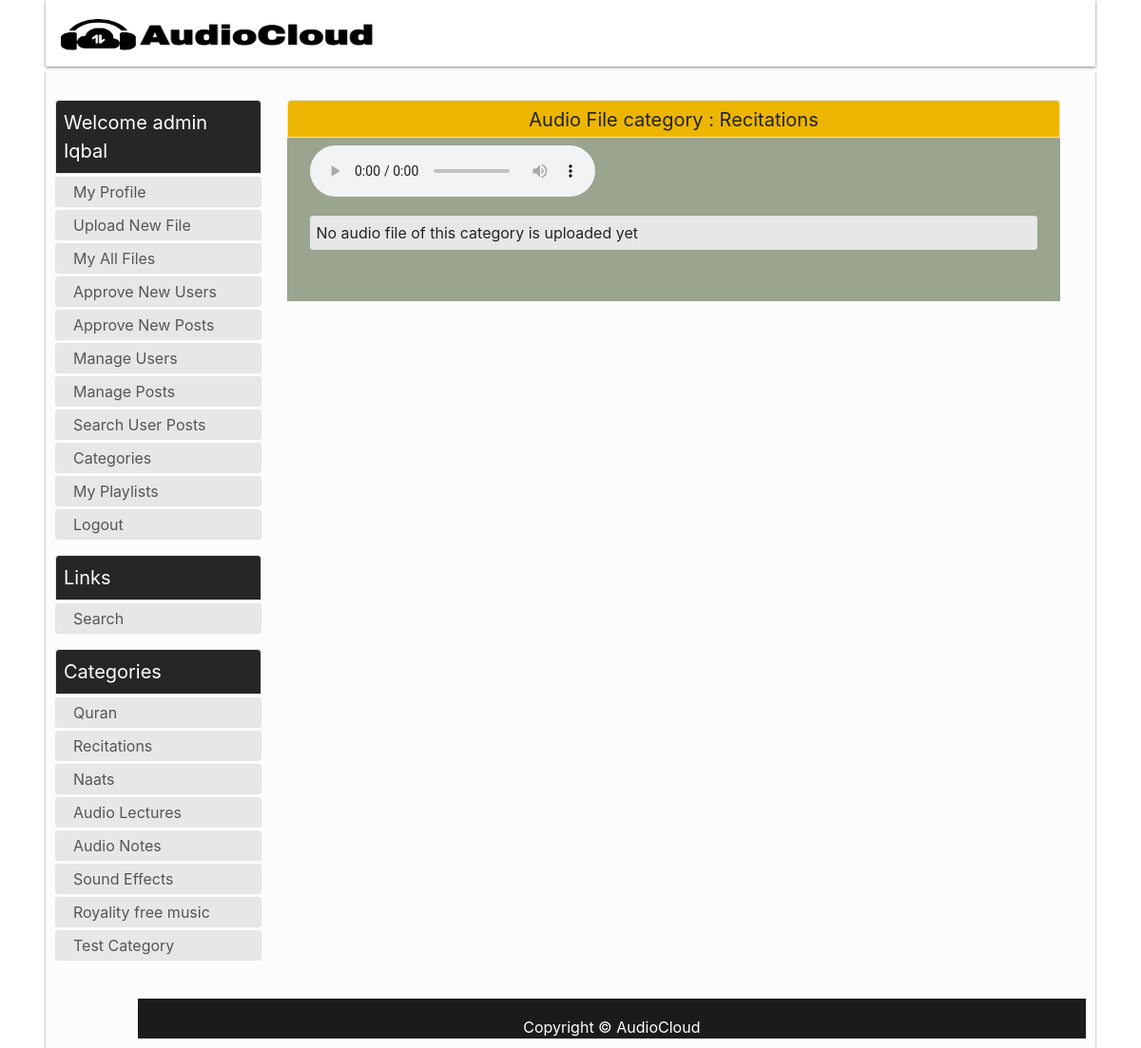
Screenshot of /AudioCloud/?search=Recitations (signed in) with the database file from the repository.
### tables this page shows
CREATE TABLE IF NOT EXISTS `audiocategories` (
  `id` int(20) NOT NULL AUTO_INCREMENT,
  `name` varchar(100) NOT NULL,
  `addedBy` varchar(200) DEFAULT NULL,
  `datetime` timestamp NOT NULL DEFAULT CURRENT_TIMESTAMP,
  PRIMARY KEY (`id`),
  UNIQUE KEY `id` (`id`),
  UNIQUE KEY `name` (`name`)
);

### AudioCloud/redirect.php (called while the page is built, shortened)
<?php
include 'html_Generator.php';
include 'html_Search.php';
class Redirect {
	var $html_gen;
	public function __construct( ){
		$this->html_gen = new HTML_Generator();
		$this->html_user = new HTML_User();
	 }
	public function Go_to_Search_Results($variable_Value){
		$this->html_gen->GiveMe_headerSection();
		$this->html_gen->GiveMe_aside();
		$this->html_gen->GiveMe_footerSection();
	}
}
?>

### AudioCloud/DB_Class.php (called while the page is built, shortened)
<?php
class DB_Class{
	public $host = "localhost";
	public $user = "root";
	public $pass = "";
	public $db = "audiocloud";
	protected $conn ;
	public function __construct( ){
		$this->conn = new mysqli($this->host, $this->user, $this->pass, $this->db);
	}
    public function Get_Categories()
    {
      $sql = "SELECT * FROM audiocategories";
      $result=mysqli_query($this->conn, $sql);
      if(!empty($result)){
        return ($result);
      }else{
        return null;
      }
    }
}
?>

### AudioCloud/html_User.php (the view, shortened to what this page needs)
<?php
class HTML_User {
	public function __construct()
	{
		$this->db_Obj = new DB_Class();
		if(isset($_SESSION['userid']))
		{
			$this->category = $this->db_Obj->Get_Categories();
		}
	}
}
?>

### AudioCloud/html_User.php (the view, shortened to what this page needs)
<?php
class HTML_User {
	public function __construct()
	{
		$this->db_Obj = new DB_Class();
		if(isset($_SESSION['userid']))
		{
			$this->category = $this->db_Obj->Get_Categories();
		}
	}
}
?>

### AudioCloud/html_Generator.php (shortened to what this page needs)
<?php
include 'DB_Class.php';
class HTML_Generator {
	public $baseurl;
	public $headSection;
	public $footer;
	public $db_Obj;
	public function __construct()
	{
		$this->db_Obj = new DB_Class();
		$this->baseurl = "http://" . $_SERVER['HTTP_HOST'] . rtrim(dirname($_SERVER['PHP_SELF']), '/\\') . "/";
		$this->headSection = '<!DOCTYPE html>
		<html lang="en" nighteye="active" style="background-image: none !important;" ne="0.32044710471749926">
		<head>
		<link href="style.css" rel="stylesheet" type="text/css">
		<link rel="stylesheet" href="bootstrap.css" type="text/css">
		<script type="text/javascript" src="jquery.js"></script>
		<title>AudioCloud Project</title>
		</head>
		<body>
		<header>
		<nav class="navbar">
		<div class="main_search row" style="margin-left:50%;">
		<span class="">  </span>
		</div>
		<div class="nav_brand align-content-center"><div id="logo"><a href="'. $this->baseurl .'?val=home"> <img  class="align-self-center" src="logoPNG.png" width="350" height="61" > </a></div>
		</div>
		</nav>
		</header> <div class="main_wrapper"><div id="content">';
		$this->footer = '
		<div class="modal" id="exampleModalCentered" tabindex="-1" role="dialog" aria-labelledby="exampleModalCenteredLabel" aria-hidden="true">
		<div class="modal-dialog modal-dialog-centered" role="document">
		<div class="modal-content">
		<div class="modal-header">
		<h5 class="modal-title" id="exampleModalCenteredLabel">Modal title</h5>
		<button type="button" class="close" data-dismiss="modal" aria-label="Close">
		<span aria-hidden="true">&times;</span>
		</button>
		</div>
		<div class="modal-body" id="modal-body" >
		<span class="w-100" id="abcc"> </span>
		<br>
		<div  id="modaltable">
		</div>
		</div>
		<div class="modal-footer">
		<button type="button" class="btn btn-secondary" data-dismiss="modal">Close</button>
		</div>
		</div>
		</div>
		</div> ';
		$this->footer .= '<script type="text/javascript" src="JS_form.js"></script> </div> <footer>Copyright © AudioCloud </footer> </div> </body></html>';
	}
	public function GiveMe_headerSection()
	{
		echo $this->headSection;
	}
	public function GiveMe_footerSection()
	{
		echo $this->footer;
	}
	public function GiveMe_aside ($user = false, $admin = false)
	{
		echo '<aside>';
		if(isset($_SESSION["log"]) && isset($_SESSION["usertype"]) )
		{
			if($_SESSION["log"])
			{
				if(isset($_SESSION["fullname"]) && isset($_SESSION["usertype"])){
					echo '<div class="box-head"> Welcome '. $_SESSION["usertype"] . '  ' . $_SESSION["fullname"] . '</div>';
				}else{
					echo '<div class="box-head"> Links </div>';
				}
				echo '<div id="categoriesContent">
				<ul>
				<li><a href="'; echo $this->baseurl; echo '?val=myprofile">My Profile</a></li>
				<li><a href="'; echo $this->baseurl; echo '?val=upload"> Upload New File</a></li>
				<li><a href="'; echo $this->baseurl; echo '?val=myAllPosts">My All Files</a></li>';
				if(isset($_SESSION["usertype"])){
					if($_SESSION["usertype"] == "admin"){
						echo '<li><a href="'; echo $this->baseurl; echo '?val=appNewUser"> Approve New Users</a></li>';
						echo '<li><a href="'; echo $this->baseurl; echo '?val=appNewPost"> Approve New Posts</a></li>';
						echo '<li><a href="'; echo $this->baseurl; echo '?val=mgmtUser"> Manage Users</a></li>';
						echo '<li><a href="'; echo $this->baseurl; echo '?val=mgmtPost"> Manage Posts</a></li>';
						echo '<li><a href="'; echo $this->baseurl; echo '?val=singleuserPosts"> Search User Posts</a></li>';
						echo '<li><a href="'; echo $this->baseurl; echo '?val=categories"> Categories </a></li>';
					}
				}
				echo ' <li><a href="'; echo $this->baseurl; echo '?val=playlist">My Playlists</a></li>  <li><a href="'; echo $this->baseurl; echo '?val=logout" >Logout</a></li>
				</ul></div>';
			}
				}
				echo '<div class="box-head">Links</div>
				<div id="categoriesContent">
				<ul>';
				echo '<li><a href="'. $this->baseurl .'?search=home">Search</a></li></ul></div> ';
				echo '<div class="box-head">Categories </div>
				<div id="categoriesContent"> <ul>';
				$categories = $this->db_Obj->Get_Categories();
				if(!empty($categories)){
					foreach ($categories as $category ) {
						echo '<li><a href="'. $this->baseurl .'?search='.$category['name'].'">'.$category['name'].'</a></li>';
					}
				}
				else
				{
					echo '<li> Donot have any categories </li>';
				}
				echo '</ul> </div>';
				echo '<br> </aside>';
	}
}
?>

### AudioCloud/style.css (style rules this page uses)
* { margin: 0px; padding: 0px; }
a:link { text-decoration:none;color:#6699ff; }
header,div, section, footer, aside, nav, article, hgroup { display:block; }
body { font: normal normal 12px Oswald,'Bebas Neue',Bebas,'Arial Narrow',Sans-Serif;background: url(/img/bg.png); }
.main_wrapper { background: #FCFCFC;;padding: 30px 10px 10px 10px;width: 92%; position: absolute;left:0;right:0;margin-left:auto;margin-right:auto;box-shadow: 0px 1px 2px rgba(0,0,0,0.5);margin-bottom: 50px; }
aside { width: 20%; }
aside .box-head { border-top-left-radius: 4px;border-top-right-radius: 4px;background: #262626;color: #ffffff;text-transform: none;font-size: 20px;border: 1px solid #e5e4e4;padding: 8px;margin-bottom: 3px; }
#categoriesContent ul { list-style: none; }
#categoriesContent ul li { border-radius: 3px; margin: 3px 0 0 0; border: 1px solid #e5e4e4; padding: 0; height: 32px; background: #e7e7e7; overflow: hidden; text-overflow: ellipsis; }
#categoriesContent ul li a { font-size: 16px;line-height: 18px;color: #565656;text-decoration: none;text-transform: none; display: block;padding: 7px;padding-left:18px; display: -webkit-box; margin: 0 auto; line-height: 1; -webkit-line-clamp: 2; -webkit-box-orient: vertical; overflow: hidden; text-overflow: ellipsis; }
footer { width: 92%; margin: 0 auto;height: 42px;background:#1B1B1B;text-align: center;float: right;color: white;font-size: 16px;padding-top: 18px;margin-top: 10px;margin: 0 auto; }
.navbar { height: 70px;margin: 0 auto;margin-bottom: 5px;width: 92%; margin-top: 0px;box-shadow: 0px 1px 3px rgba(0,0,0,0.5); }
.nav_brand { width: 107px;height: 70px;position: absolute;text-align: center;color: white; }
#logo { padding-top: 3px; }
#logo a { font-size: 29px;color: #ECB600;font-family: 'Oswald', sans-serif;text-decoration:none; }
.main_search { width: 402px;height: 86px;margin: 7px 35px 0 0;float: right; }
a { color:rgb(140,140,250); }
html { color:#000; background-image:none !important; background:#fff !important; }
body { background-color:#fff; background-image:none !important; }
html { filter: contrast(100%) brightness(100%) saturate(100%); }

### rows the page displays
audiocategories: name "Quran"
audiocategories: name "Recitations"
audiocategories: name "Naats"
audiocategories: name "Audio Lectures"
audiocategories: name "Audio Notes"
audiocategories: name "Sound Effects"
audiocategories: name "Royality free music"
audiocategories: name "Test Category"

### other values shown
$value "Recitations"
$_SESSION["usertype"] "admin"
$_SESSION["fullname"] "Iqbal"
